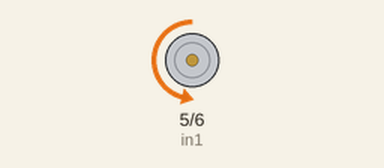
This sketch was run on a simulated Arduino Uno, built with avr-gcc and run on an emulated ATmega328P. Parts: motor-driver pin pairs drawn as motors (green arrow = first pin HIGH = forward, orange = second pin HIGH = backward, longer = more drive, scaled by the enable pin).

Above: at 0.1 s.
At 5.1 s:
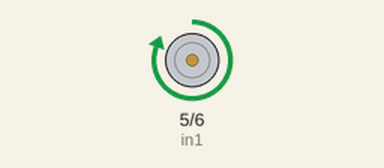
At 7.1 s:
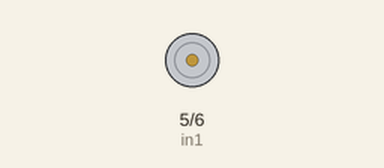
Timing chart, 0 to 8.6 s (numbered marks = the images above):
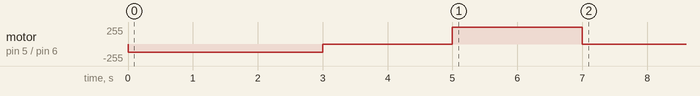

The sketch:

4.1-L298n-3.ino
```cpp
//Run at half speed for three seconds
//Stop completely for two seconds
//Run the motor in reverse on full speed, for two seconds
//Stop the motor
int enA = 3;
int in1 = 5;
int in2 = 6;

void setup() {
  //Run at half speed for three seconds
	pinMode(enA, OUTPUT);
	pinMode(in1, OUTPUT);
	pinMode(in2, OUTPUT);

	analogWrite(enA, 123);
	digitalWrite(in1, LOW);
	digitalWrite(in2, HIGH);
	delay(3000);

	//Stop completely for two seconds
	digitalWrite(in1, LOW);
	digitalWrite(in2, LOW);
	delay(2000);

	//Run the motor in reverse on full speed, for two seconds
	analogWrite(enA, 255);
	digitalWrite(in1, HIGH);
	digitalWrite(in2, LOW);
	delay(2000);

	//Stop the motor
	digitalWrite(in1, LOW);
	digitalWrite(in2, LOW);
}

void loop() {


}
```
